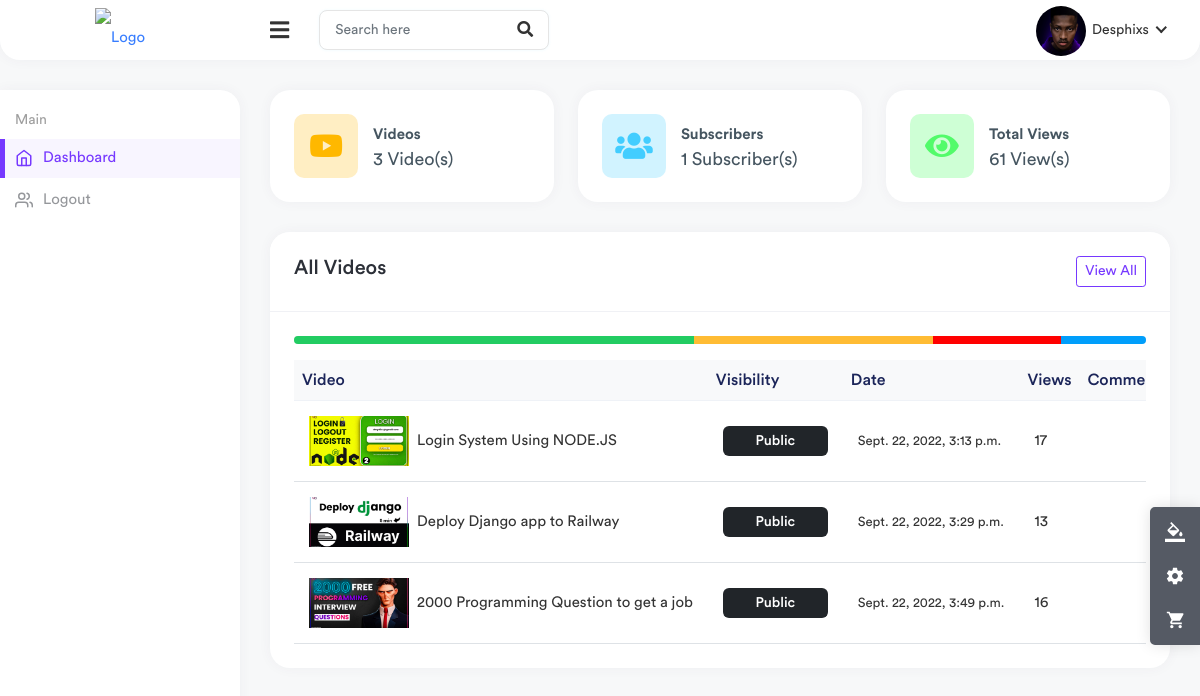
/studio/ (signed in), run on an earlier commit of the app's database.
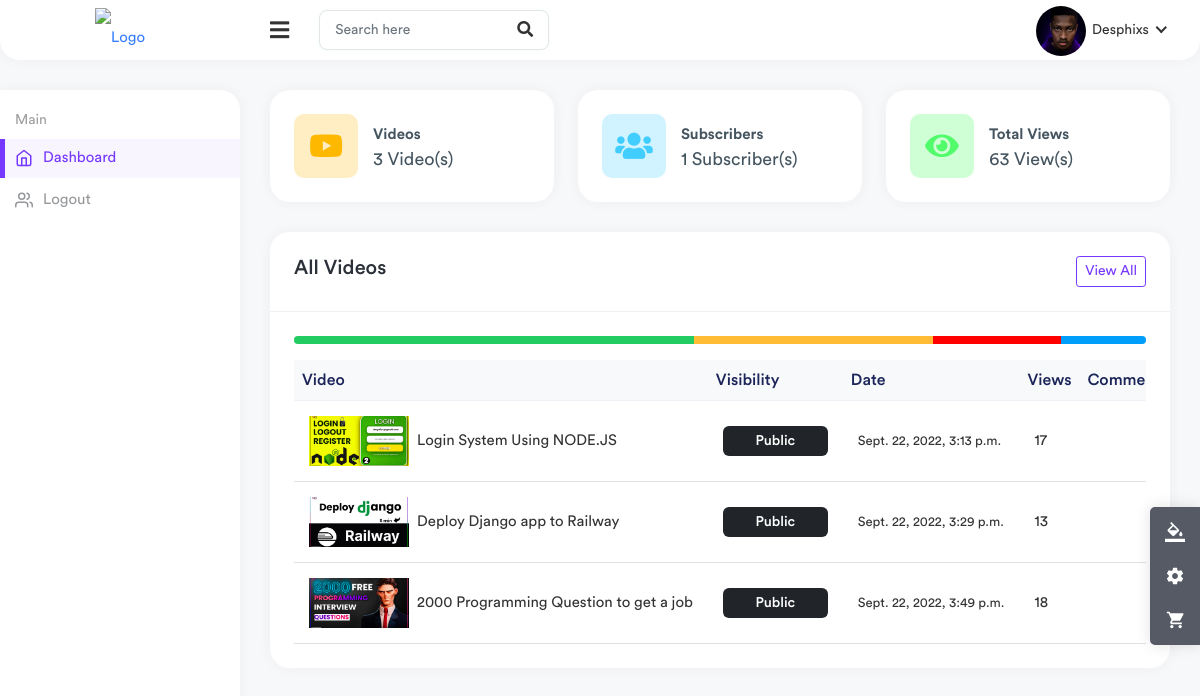
And on a later commit of the database.
### channel/models.py (models this page shows, shortened)
class Channel(models.Model):
    channel_art = models.ImageField(upload_to=user_directory_path, null=True, blank=True, default="channel-art.jpg")
    image = models.ImageField(upload_to=user_directory_path, null=True, blank=True)
    full_name = models.CharField(max_length=200)
    channel_name = models.CharField(max_length=200)
    description = models.TextField(null=True, blank=True)
    keywords = TaggableManager()
    joined = models.DateTimeField(auto_now_add=True)
    status = models.CharField(choices=STATUS, max_length=100, default="active")
    user = models.OneToOneField(User, on_delete=models.SET_NULL, null=True, related_name="channel")
    subscribers = models.ManyToManyField(User, related_name="user_subs")
    verified = models.BooleanField(default=False)
    total_views = models.IntegerField(default=0)
    business_email = models.EmailField(null=True, blank=True)
    make_business_email_public = models.BooleanField(default=False)
    business_location = models.CharField(null=True, blank=True, max_length=500)
    make_business_location_public = models.BooleanField(default=False)
    website = models.URLField(default="https://my-website.com/")
    instagram = models.URLField(default="https://isntagram.com/")
    facebook = models.URLField(default="https://facebook.com/")
    twitter = models.URLField(default="https://twitter.com/")

### core/models.py (models this page shows, shortened)
class Video(models.Model):
    video = models.FileField(upload_to=user_directory_path)
    image = models.ImageField(upload_to=user_directory_path, null=True, blank=True)
    title = models.CharField(max_length=100)
    description = models.TextField(null=True, blank=True)
    tags = TaggableManager()
    date = models.DateTimeField(auto_now_add=True)
    visibility = models.CharField(choices=VISIBILITY, max_length=100, default="public")
    user = models.ForeignKey(User, on_delete=models.SET_NULL, null=True)
    views = models.PositiveIntegerField(default=0)
    likes = models.ManyToManyField(User, related_name="likes")
    featured = models.BooleanField(default=False)

### useradmin/views.py (the view)
# urls.py: path("", views.Studio, name="studio"),
@login_required
def Studio(request):
    user = request.user
    channel = user.channel
    channel = Channel.objects.get(user=user)
    videos = Video.objects.filter(user=user)
    comments = Comment.objects.filter()
    image = Video.objects.filter(user=user)
    context = {
        "user":user,
        "channel":channel,
        "videos":videos,
    }
    return render(request, "useradmin/studio.html", context)

### templates/useradmin/studio.html (shortened to what the changed rows need)
{% load static %}
<!DOCTYPE html>
<html lang="en">
    <head>
        <link rel="stylesheet" href="{% static 'assets/css/bootstrap.min.css' %}" />
        <link rel="stylesheet" href="{% static 'assets/plugins/fontawesome/css/fontawesome.min.css' %}" />
        <link rel="stylesheet" href="{% static 'assets/plugins/fontawesome/css/all.min.css' %}" />
        <link rel="stylesheet" href="{% static 'assets/css/style.css' %}" />
    </head>
    <body class="nk-body bg-lighter npc-default has-sidebar no-touch nk-nio-theme">
        <div class="main-wrapper">
            <div class="header header-one">
                <ul class="nav nav-tabs user-menu">
                    <li class="nav-item dropdown has-arrow main-drop">
                        <a href="#" class="dropdown-toggle nav-link" data-bs-toggle="dropdown">
                            <span class="user-img">
                                {% if channel.image %}
                                    <img src="{{ channel.image.url }}" style="width: 50px; height: 50px; object-fit: cover;" alt="" />
                                {% else %}
                                    <img src="{% static 'path/to/default/image.png' %}" style="width: 50px; height: 50px; object-fit: cover;" alt="" />
                                {% endif %}
                            </span>
                            <span>{{ channel.channel_name }}</span>
                        </a>
                    </li>
                </ul>
            </div>
            <div class="page-wrapper">
                <div class="content container-fluid">
                    <div class="row">
                        <div class="col-xl-4 col-sm-6 col-12">
                            <div class="card">
                                <div class="card-body">
                                    <div class="dash-widget-header">
                                        <div class="dash-count">
                                            <div class="dash-counts">
                                                <p>{{channel.subscribers.all.count}} Subscriber(s)</p>
                                            </div>
                                        </div>
                                    </div>
                                </div>
                            </div>
                        </div>
                        <div class="col-xl-4 col-sm-6 col-12">
                            <div class="card">
                                <div class="card-body">
                                    <div class="dash-widget-header">
                                        <div class="dash-count">
                                            <div class="dash-counts">
                                                <p>{{channel.total_views}} View(s)</p>
                                            </div>
                                        </div>
                                    </div>
                                </div>
                            </div>
                        </div>
                    </div>
                    <div class="row">
                        <div class="col-md-12 col-lg-12 col-sm-12">
                            <div class="card">
                                <div class="card-body">
                                    <div class="table-responsive">
                                        <table class="table table-stripped table-hover">
                                            <thead class="thead-light">
                                                <tr>
                                                    <th>Video</th>
                                                    <th>Visibility</th>
                                                    <th>Date</th>
                                                    <th>Views</th>
                                                    <th>Comments</th>
                                                </tr>
                                            </thead>
                                            <tbody>
                                                {% for v in videos %}
                                                <tr>
                                                    <td>
                                                        <h2 class="table-avatar">
                                                            <a href="{% url 'video-detail' v.id  %}"><img class="avatar avatar-sm me-2 avatar-img roundded-circle" style="width: 100px; height: 50px; object-fit: cover;" src="{{ v.image.url }}" alt="User Image" />{{v.title|truncatechars:40}}</a>
                                                        </h2>
                                                    </td>
                                                    <td><span class="badge bg-dark">{{ v.visibility|title }}</span></td>
                                                    <td><small>{{ v.date }}</small></td>
                                                    <td>{{ v.views }}</td>
                                                    <td>{{ v.comment.all.count }}</td>
                                                </tr>
                                                {% endfor %}
                                            </tbody>
                                        </table>
                                    </div>
                                </div>
                            </div>
                        </div>
                    </div>
                </div>
            </div>
        </div>
    </body>
</html>

What changed in the data, as far as the page shows it:
changed Channel "Desphixs": total_views "61" → "63"
changed Video "2000 Programming Question to get a job": views "16" → "18"
